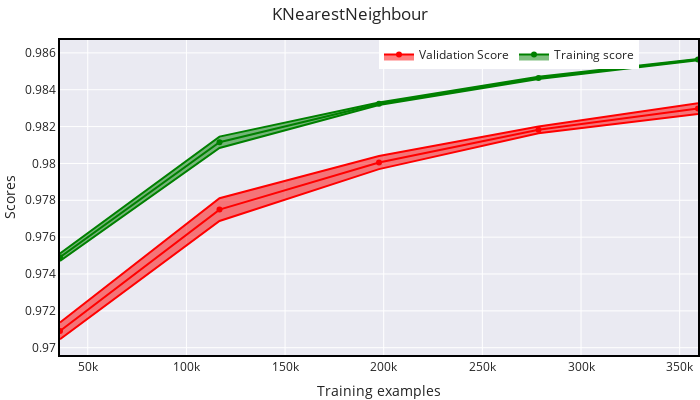

Write notebook code for a chart like this one.
### Markdown cell above
#### 4.KNearestNeighbour

### Code cell
plot_learning_curve(knn, 'KNearestNeighbour', X_test, y_test)

### Figure 1 — Plotly figure (JSON) as saved in the notebook; plotly's stock layout.template omitted (floating-point values rounded to 4 significant figures)
{"data": [{"marker": {"color": "green"}, "mode": "lines", "name": "Training score - Standard Deviation", "showlegend": false, "type": "scatter", "x": [35930, 116772, 197615, 278457, 359300], "y": [0.9751, 0.9815, 0.9833, 0.9847, 0.9857]}, {"fill": "tonexty", "marker": {"color": "green"}, "mode": "lines+markers", "name": "Training score", "type": "scatter", "x": [35930, 116772, 197615, 278457, 359300], "y": [0.9749, 0.9811, 0.9832, 0.9846, 0.9856]}, {"fill": "tonexty", "marker": {"color": "green"}, "mode": "lines", "name": "Training score + Standard Deviation", "showlegend": false, "type": "scatter", "x": [35930, 116772, 197615, 278457, 359300], "y": [0.9747, 0.9808, 0.9832, 0.9846, 0.9856]}, {"marker": {"color": "red"}, "mode": "lines", "showlegend": false, "type": "scatter", "x": [35930, 116772, 197615, 278457, 359300], "y": [0.9714, 0.9781, 0.9804, 0.982, 0.9833]}, {"fill": "tonexty", "marker": {"color": "red"}, "mode": "lines+markers", "name": "Validation Score", "type": "scatter", "x": [35930, 116772, 197615, 278457, 359300], "y": [0.9709, 0.9775, 0.9801, 0.9818, 0.983]}, {"fill": "tonexty", "marker": {"color": "red"}, "mode": "lines", "showlegend": false, "type": "scatter", "x": [35930, 116772, 197615, 278457, 359300], "y": [0.9705, 0.9769, 0.9797, 0.9816, 0.9827]}], "layout": {"height": 400, "legend": {"orientation": "h", "x": 0.5, "y": 1}, "margin": {"b": 0, "l": 60, "r": 0, "t": 40}, "title": {"text": "KNearestNeighbour"}, "width": 700, "xaxis": {"linecolor": "black", "linewidth": 2, "mirror": true, "title": {"text": "Training examples"}}, "yaxis": {"linecolor": "black", "linewidth": 2, "mirror": true, "title": {"text": "Scores"}}}}
